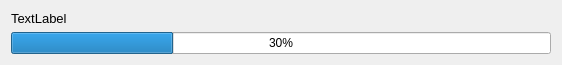
<?xml version="1.0" encoding="UTF-8"?>
<ui version="4.0">
 <class>ProgressBar</class>
 <widget class="QWidget" name="ProgressBar">
  <property name="geometry">
   <rect>
    <x>0</x>
    <y>0</y>
    <width>562</width>
    <height>64</height>
   </rect>
  </property>
  <property name="windowTitle">
   <string>Form</string>
  </property>
  <layout class="QVBoxLayout" name="verticalLayout">
   <item>
    <widget class="QLabel" name="label">
     <property name="font">
      <font>
       <family>Microsoft YaHei UI</family>
       <pointsize>10</pointsize>
      </font>
     </property>
     <property name="locale">
      <locale language="Chinese" country="China"/>
     </property>
     <property name="text">
      <string>TextLabel</string>
     </property>
    </widget>
   </item>
   <item>
    <widget class="QProgressBar" name="progressBar">
     <property name="font">
      <font>
       <family>Microsoft YaHei UI</family>
       <pointsize>9</pointsize>
      </font>
     </property>
     <property name="locale">
      <locale language="Chinese" country="China"/>
     </property>
     <property name="value">
      <number>30</number>
     </property>
    </widget>
   </item>
  </layout>
 </widget>
 <resources/>
 <connections/>
</ui>
